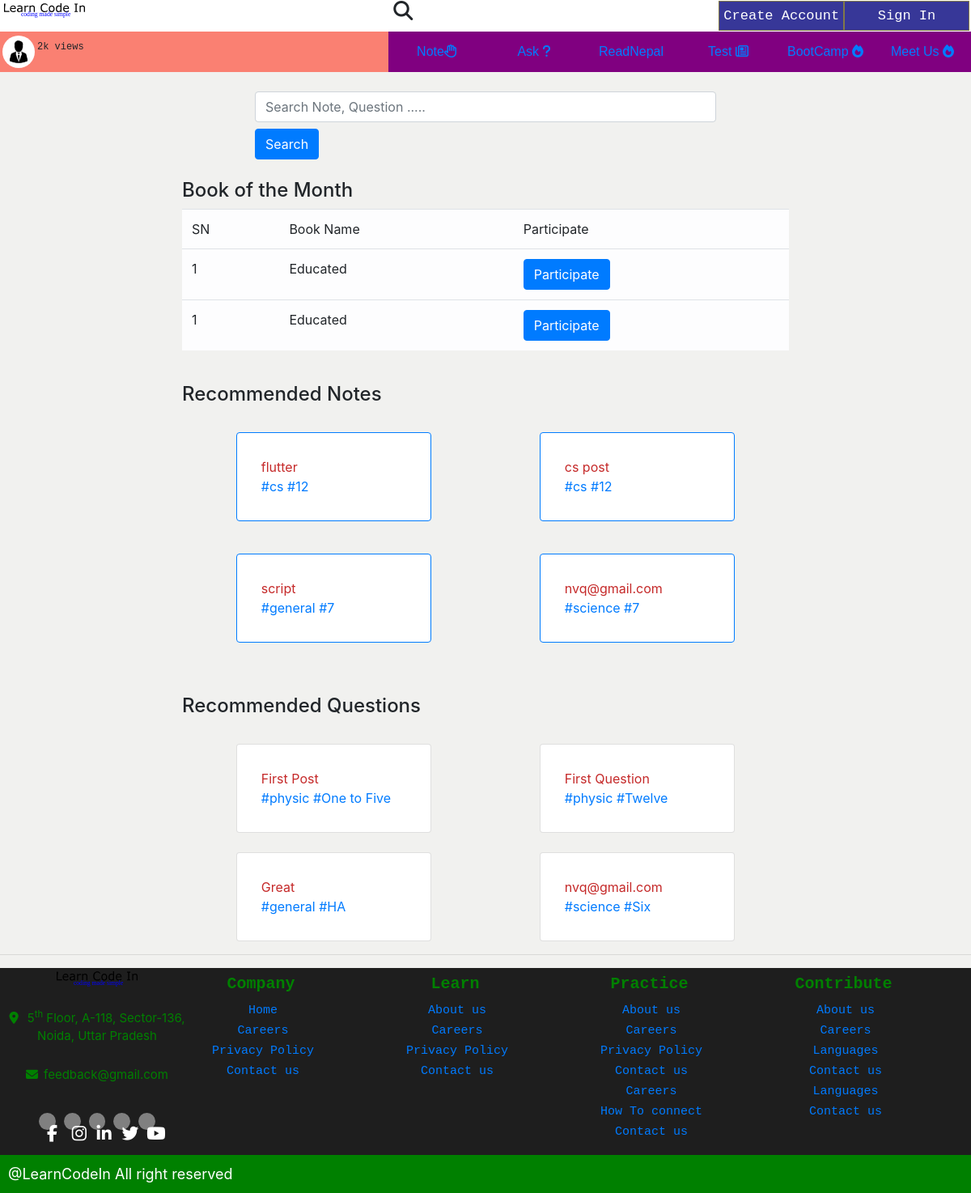
The page / on the database its author committed.
### note/models.py (models this page shows, shortened)
class Note(models.Model):
    STATUS_CHOICES = (
        ('draft', 'Draft'),
        ('published', 'Published'),
    )
    grade_choices = (
        ('1-5', 'One to Five'),
        ('6', 'Six'),
        ('7', 'Seven'),
        ('8', 'Eight'),
        ('9', 'Nine'),
        ('10', 'Ten'),
        ('11', 'Eleven'),
        ('12', 'Twelve'),
        ('Bachelor', 'Bachelor'),
        ('General', 'General'),
    )
    subject_choices = (
        ('physic', 'Physic'),
        ('chemistry', 'Chemistry'),
        ('botany', 'Botany'),
        ('zoology', 'Zoology'),
        ('math', 'Math'),
        ('english', 'English'),
        ('nepali', 'Nepali'),
        ('science', 'science'),
        ('social', 'Social'),
        ('eph', 'Environement,Population and Health'),
        ('Opt', 'Optional Math'),
        ('cs', 'Computer Science'),
        ('account', 'Account'),
        ('business', 'Business'),
        ('marketing', 'Marketing'),
        ('general', 'General'),
    )
    title = models.CharField(max_length=250)
    slug = models.SlugField(max_length=400)
    author = models.ForeignKey(User, on_delete=models.CASCADE, related_name='notes')
    content = models.TextField(blank=False)
    publish = models.DateTimeField(default=timezone.now)
    created= models.DateTimeField(auto_now_add=True)
    status = models.CharField(max_length=10, choices=STATUS_CHOICES, default='published')
    grade = models.CharField(max_length=20, choices=grade_choices)
    subject = models.CharField(max_length=25, choices=subject_choices)
    views = models.PositiveIntegerField(blank=False, default=0)
    likes = models.ManyToManyField(User, related_name='likedpost', blank=True)
    class Meta:
        ordering = ('-publish',)
    def __str__(self):
        return self.title
    objects = models.Manager()
    published = PublishedManager()

### discussion/models.py (models this page shows, shortened)
class Discussion(models.Model):
    grade_choices = (
        ('One to Five', 'One to Five'),
        ('Six', 'Six'),
        ('Seven', 'Seven'),
        ('Eight', 'Eight'),
        ('Nine', 'Nine'),
        ('Ten', 'Ten'),
        ('Eleven', 'Eleven'),
        ('Twelve', 'Twelve'),
        ('HA', 'Health Assitant'),
        ('Staff Nurse', 'Staff Nurse'),
        ('Diploma in Agriculture', 'Diploma in Agriculture'),
        ('Diploma in Engineering', 'Diploma in Engineering'),
        ('Bachelor in CSIT', 'Bachelor in CSIT'),
        ('BSC Nursing', 'BSC Nursing'),
        ('Bachelor in Education', 'Bachelor in Education'),
        ('Bachelor in Engineering', 'Bachelor in Engineering'),
        ('BBS', 'BBS'),
        ('BBA', 'BBA'),
        ('MBBS', 'MBBS'),
        ('General', 'General'),
    )
    subject_choices = (
        ('physic', 'Physic'),
        ('chemistry', 'Chemistry'),
        ('botany', 'Botany'),
        ('zoology', 'Zoology'),
        ('math', 'Math'),
        ('english', 'English'),
        ('nepali', 'Nepali'),
        ('science', 'science'),
        ('social', 'Social'),
        ('eph', 'Environement,Population and Health'),
        ('Opt', 'Optional Math'),
        ('cs', 'Computer Science'),
        ('account', 'Account'),
        ('business', 'Business'),
        ('marketing', 'Marketing'),
        ('general', 'General'),
    )
    title = models.CharField(max_length=500, blank=False, verbose_name='Title')
    slug = models.SlugField(verbose_name='Slug Fields', max_length=550)
    grade = models.CharField(max_length=100, verbose_name='Class', blank=False, choices=grade_choices)
    subject = models.CharField(max_length=100, verbose_name='Subject', blank=False, choices=subject_choices)
    detail = models.TextField(blank=False)
    views = models.PositiveIntegerField(default=0)
    answered_status = models.BooleanField(default=False, verbose_name='Is your question answered')
    askedby = models.ForeignKey(User, on_delete=models.CASCADE, related_name='user_questions')
    time = models.DateTimeField(auto_now_add=True)
    pinned = models.BooleanField(verbose_name='Is discussion Pinned', default=False)
    def __str__(self):
        return self.title[:50]

### users/views.py (the view)
# urls.py: path('', views.homepage, name='homepage'),
def homepage(request):
    if request.user.is_authenticated:
        recNotes = Note.published.all().exclude(
            author=request.user).order_by('-views', 'likes')[:4]
    else:
        recNotes = Note.published.all()[:4]
    print(recNotes)
    recQuestions = Discussion.objects.all().exclude(answered_status=True)[:4]
    print(recQuestions)
    return render(request, 'base.html', {
        'recommendedNotes': recNotes,
        'recommendedQuestion': recQuestions,
    })

### templates/base.html (shortened to what this page needs)
{% load static %}
<!DOCTYPE html>
<html lang="en">
  <head>
    <link href="https://unpkg.com/aos@2.3.1/dist/aos.css" rel="stylesheet" />
    <link
      rel="stylesheet"
      href="https://maxcdn.bootstrapcdn.com/bootstrap/4.0.0/css/bootstrap.min.css"
    />
    <link rel="stylesheet" href="{% static 'css/base.css' %}" />
  </head>
  <body>
    <div class="top-bar">
      <div class="intro-sign">
        <div class="company-logo">
          <img src="{% static 'images/logo.svg' %}" class="flag" alt="" />
        </div>
        <div class="search" style="font-size: 24px; line-height: 20px">
          <i class="fa fa-search"></i>
        </div>
        {% if not user.is_authenticated %}
        <div class="sign-in-create">
          <div class="create-account circle-effect">
            <a href="{% url 'signup' %}" style="text-decoration: none; color: white;">
              Create Account
            </a>
          </div>
          <div class="sign-in circle-effect">
            <a href="{% url 'login' %}" style="text-decoration: none; color: white;">
              Sign In
            </a>
          </div>
        </div>
        {% else %}
          Logged In As {{ request.user.fullname }}
        {% endif %}
        </div>
      <nav>
        <div class="navigation-container">
          <div class="user">
            <div class="user-photo">
              <img
                src="{% static 'images/img.png' %}"
                alt=""
                class="user-pic"
              />
            </div>
            <div class="info">
              <span class="views">2k views</span>
              <span class="name">{{ request.user.fullname }}</span>
            </div>
          </div>
          <div class="navigation nav-total">
            <ul type="none" class="nav">
              <a href="{% url 'notelist' %}"
                ><li>Note<i class="fa fa-hand-paper-o"></i></li
              ></a>
              <a href="{% url 'allquestions' %}"
                ><li>Ask <i class="fa fa-question" aria-hidden="true"></i></li
              ></a>
              <a href="{% url 'readnepal' %}"
                ><li>ReadNepal </i></li
              ></a>
              <a href=""
                ><li>Test <i class="fa fa-newspaper-o"></i></li
              ></a>
              <a href=""
                ><li>BootCamp <i class="fa fa-fire"></i></li
              ></a>
              <a href=""
                ><li>Meet Us <i class="fa fa-fire"></i></li
              ></a>
            </ul>
          </div>
        </div>
      </nav>
    </div>
    {% block body %}
    <div class="container mt-4" style="max-width: 600px">
      <form action="{% url 'searchAll' %}">
        <input
          class="form-control"
          required
          type="text"
          name="q"
          name="Search Box"
          placeholder="Search Note, Question ....."
        />
        <input
          name="searchBtn"
          id="searchBtn"
          class="btn btn-primary mt-2"
          type="submit"
          value="Search"
        />
      </form>
    </div>
    <div class="container mt-4" style="max-width: 750px;">
      <div class="row">
        <h4>
          Book of the Month
        </h4>
      </div>
      <div class="row">
        <table class="table table-light">
          <thead>
            <tr>
              <td>
                SN
              </td>
              <td>
                Book Name
              </td>
              <td>
                Participate
              </td>
            </tr>
          </thead>
          <tbody>
            <tr>
              <td>
                1
              </td>
              <td>
                Educated
              </td>
              <td>
                <button class="btn btn-primary">Participate</button>
              </td>
            </tr>
             <tr>
              <td>
                1
              </td>
              <td>
                Educated
              </td>
              <td>
                <button class="btn btn-primary">Participate</button>
              </td>
            </tr>
          </tbody>
        </table>
      </div>
    </div>
    <div class="container mt-4" style="max-width: 750px;">
      <div class="row">
        <h4>
          Recommended Notes
        </h4>
      </div>
      <div class="row">
        {% for note in recommendedNotes %}
        <div class="col-12 col-sm-6
         mt-4">
          <div class="card border-primary mb-3">
            <div class="card-body">
              <a href="{% url 'notedetail' note.pk note.slug %}" style="color: #c52929">
                {{ note.title }}
              </a>
              <br />
              <span style="color: #c52929">
                <a href="{% url 'searchSubject' note.subject %}"> #{{ note.subject }} </a>
              </span>
              <span style="color: #c52929">
                <a href="{% url 'searchGrade' note.grade %}"> #{{ note.grade }} </a>
              </span>
            </div>
          </div>
        </div>
        {% endfor %}
      </div>
    </div>
    <div class="container mt-5" style="max-width: 750px;">
      <div class="row">
        <h4>
          Recommended Questions
        </h4>
      </div>
       <div class="row">
        {% for question in recommendedQuestion %}
        <div class="col-12 col-sm-6 mt-4">
            <div class="card">
                <div class="card-body">
                    <a href="{% url 'questiondetail' question.id question.slug %}" style="color: #c52929;">
                        {{ question.title }}
                    </a>
                    <br>
                    <span style="color: #c52929;">
                        <a href="{% url 'searchSubjectDiscussion' question.subject %}">
                            #{{ question.subject }}
                        </a>
                    </span>
                    <span style="color: #c52929;">
                        <a href="{% url 'searchGradeDiscussion' question.grade %}">
                            #{{ question.grade }}
                        </a>
                    </span>
                </div>
            </div>
        </div>
       {% endfor %}
    </div>
    </div>
    {% endblock body %}
    <hr />
    <footer>
      <div class="footer">
        <div class="info-block">
          <div class="logo">
            <img src="{% static "images/logo.svg" %}" alt="LearnCodeIn" />
          </div>
          <div class="location">
            <i class="fa fa-map-marker"></i>
            5<sup>th</sup> Floor, A-118, Sector-136, Noida, Uttar Pradesh
          </div>
          <div class="feedback">
            <i class="fa fa-envelope" aria-hidden="true"></i>feedback@gmail.com
          </div>
          <div class="social-sites">
            <div class="foot-facebook">
              <i class="fa fa-facebook foot-social" aria-hidden="true"></i>
            </div>
            <div class="foot-facebook">
              <i class="fa fa-instagram foot-social" aria-hidden="true"></i>
            </div>
            <div class="foot-facebook">
              <i class="fa fa-linkedin foot-social" aria-hidden="true"></i>
            </div>
            <div class="foot-facebook">
              <i class="fa fa-twitter foot-social" aria-hidden="true"></i>
            </div>
            <div class="foot-facebook">
              <i class="fa fa-youtube foot-social" aria-hidden="true"></i>
            </div>
          </div>
        </div>
        <div class="first-column">
          <div class="foot-topic">Company</div>
          <div class="foot-first-subtopic foot-subtopic">
            <ul type="none" class="suptopics">
              <li><a href="index.html">Home</a></li>
              <li><a href="index.html">Careers</a></li>
              <li><a href="index.html">Privacy Policy</a></li>
              <li><a href="index.html">Contact us</a></li>
            </ul>
          </div>
        </div>
        <div class="second-column">
          <div class="foot-topic">Learn</div>
          <div class="foot-second-subtopic foot-subtopic">
            <ul type="none" class="suptopics">
              <li><a href="index.html">About us</a></li>
              <li><a href="index.html">Careers</a></li>
              <li><a href="index.html">Privacy Policy</a></li>
              <li><a href="index.html">Contact us</a></li>
            </ul>
          </div>
        </div>
        <div class="third-column">
          <div class="foot-topic">Practice</div>
          <div class="foot-third-subtopic foot-subtopic">
            <ul type="none" class="suptopics">
              <li><a href="">About us</a></li>
              <li><a href="">Careers</a></li>
              <li><a href="">Privacy Policy</a></li>
              <li><a href="">Contact us</a></li>
              <li><a href="">Careers</a></li>
              <li><a href="">How To connect </a></li>
              <li><a href="">Contact us</a></li>
            </ul>
          </div>
        </div>
        <div class="fourth-column">
          <div class="foot-topic">Contribute</div>
          <div class="foot-fourth-subtopic foot-subtopic">
            <ul type="none" class="suptopics">
              <li><a href="">About us</a></li>
              <li><a href="">Careers</a></li>
              <li><a href="">Languages </a></li>
              <li><a href="">Contact us</a></li>
              <li><a href="">Languages </a></li>
              <li><a href="">Contact us</a></li>
            </ul>
          </div>
        </div>
      </div>
      <div class="copyright">@LearnCodeIn All right reserved</div>
    </footer>
  </body>
</html>

### rows shown on the page
Note: title "flutter", subject "cs", grade "12"
Note: title "cs post", subject "cs", grade "12"
Note: title "script", subject "general", grade "7"
Note: title "nvq@gmail.com", subject "science", grade "7"
Discussion: title "First Post", subject "physic", grade "One to Five"
Discussion: title "First Question", subject "physic", grade "Twelve"
Discussion: title "Great", subject "general", grade "HA"
Discussion: title "nvq@gmail.com", subject "science", grade "Six"
